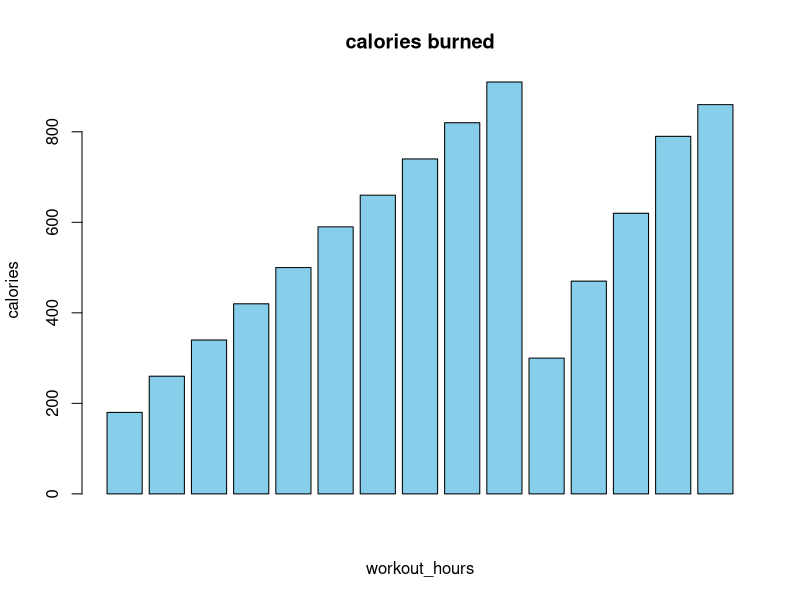

Recreate this plot in R.
calories <- c(180, 260, 340, 420, 500,
              590, 660, 740, 820, 910,
              300, 470, 620, 790, 860)

workout_hours <- c(1, 2, 3, 4, 5,
                   6, 7, 8, 9, 10,
                   2, 5, 7, 9, 10)

print("Calories: ")
print(calories)

print(paste("Mean: ", mean(calories)))
print(paste("Median: ", median(calories)))
print(paste("variance: ", var(calories)))
print(paste("std deviation: ", sd(calories)))

barplot(calories, main="calories burned", xlab = "workout_hours", ylab = "calories", col = "skyblue", border = "black")

summary(calories)
